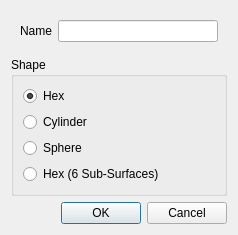
<?xml version="1.0" encoding="UTF-8"?>
<ui version="4.0">
 <class>GeometryAddDialog</class>
 <widget class="QDialog" name="GeometryAddDialog">
  <property name="geometry">
   <rect>
    <x>0</x>
    <y>0</y>
    <width>238</width>
    <height>228</height>
   </rect>
  </property>
  <property name="windowTitle">
   <string>Add Geometry</string>
  </property>
  <layout class="QVBoxLayout" name="verticalLayout_2">
   <item>
    <widget class="QWidget" name="widget" native="true">
     <layout class="QFormLayout" name="formLayout">
      <item row="0" column="0">
       <widget class="QLabel" name="label">
        <property name="text">
         <string>Name</string>
        </property>
       </widget>
      </item>
      <item row="0" column="1">
       <widget class="QLineEdit" name="name"/>
      </item>
     </layout>
    </widget>
   </item>
   <item>
    <widget class="QGroupBox" name="groupBox">
     <property name="title">
      <string>Shape</string>
     </property>
     <layout class="QVBoxLayout" name="verticalLayout">
      <item>
       <widget class="QRadioButton" name="hex">
        <property name="text">
         <string>Hex</string>
        </property>
        <property name="checked">
         <bool>true</bool>
        </property>
        <attribute name="buttonGroup">
         <string notr="true">shapeRadios</string>
        </attribute>
       </widget>
      </item>
      <item>
       <widget class="QRadioButton" name="cylinder">
        <property name="text">
         <string>Cylinder</string>
        </property>
        <attribute name="buttonGroup">
         <string notr="true">shapeRadios</string>
        </attribute>
       </widget>
      </item>
      <item>
       <widget class="QRadioButton" name="sphere">
        <property name="text">
         <string>Sphere</string>
        </property>
        <attribute name="buttonGroup">
         <string notr="true">shapeRadios</string>
        </attribute>
       </widget>
      </item>
      <item>
       <widget class="QRadioButton" name="hex6">
        <property name="text">
         <string>Hex (6 Sub-Surfaces)</string>
        </property>
        <attribute name="buttonGroup">
         <string notr="true">shapeRadios</string>
        </attribute>
       </widget>
      </item>
     </layout>
    </widget>
   </item>
   <item>
    <widget class="QDialogButtonBox" name="buttonBox">
     <property name="orientation">
      <enum>Qt::Horizontal</enum>
     </property>
     <property name="standardButtons">
      <set>QDialogButtonBox::Cancel|QDialogButtonBox::Ok</set>
     </property>
    </widget>
   </item>
  </layout>
 </widget>
 <resources/>
 <connections>
  <connection>
   <sender>buttonBox</sender>
   <signal>accepted()</signal>
   <receiver>GeometryAddDialog</receiver>
   <slot>accept()</slot>
   <hints>
    <hint type="sourcelabel">
     <x>248</x>
     <y>254</y>
    </hint>
    <hint type="destinationlabel">
     <x>157</x>
     <y>274</y>
    </hint>
   </hints>
  </connection>
  <connection>
   <sender>buttonBox</sender>
   <signal>rejected()</signal>
   <receiver>GeometryAddDialog</receiver>
   <slot>reject()</slot>
   <hints>
    <hint type="sourcelabel">
     <x>316</x>
     <y>260</y>
    </hint>
    <hint type="destinationlabel">
     <x>286</x>
     <y>274</y>
    </hint>
   </hints>
  </connection>
 </connections>
 <buttongroups>
  <buttongroup name="shapeRadios"/>
 </buttongroups>
</ui>
